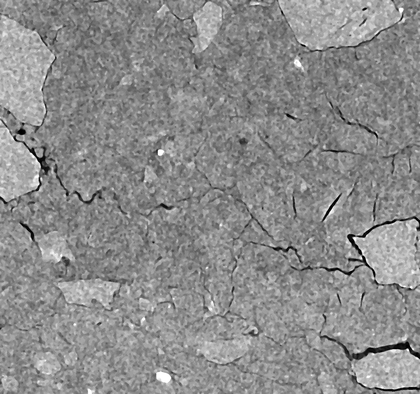
%> input picture INPUT_IMAGE.tif, 420 x 394 px, shrunk from 1206 x 1131 before the run
$ octave Crack_Segmentation_V2.m   (GNU Octave 9; MATLAB toolbox functions it lacks are replaced by stand-ins)
%> lines starting %> are read from the running program, lines starting %| are printed output that depends on the picture
% CRACK SEGMENTATION Version 2.0

% The code is built to automatically extract linear features (i.e., fractures)
% from two-dimensional images.

% New version of Crack Segmentation more specific for large scale images (photos)
% Main differences in this version are:
% 1 - Applies a Gaussian Filter on the Gray-scale image to reduce noise
% 2 - Applies a Frangi vesselness filter during the pre-processing of the
% image to find the lineaments (i.e., fractures) in the analysed image.

% PARAMETERS TO CHANGE:
% Gaussian Filter;
% Median Filter Aperture;
% Frangi Filter size;
% Binarised bw_threshold;
% Morphological Parameter: gap_length1 and conversion

% Author: Roberto Rizzo @ Uni of Edinburgh / Uni of Aberdeen
% Date: March 2021
% Based on Version 1.0 of the code, Luke Griffiths (crack-extract Python Code) and Franz Abes code (FRAg)


clear;
close all;

workspace;
format short g;
format compact;

%% ============= SET PARAMETERS =================
% The choice for the best parameters its a matter of trial and error.

% FILTER and BINARIZATION PARAMETERS

% Gaussian Filter
gaus_filt = 2;

% Median Filter
aperture1 = [64 64];
aperture2 = [3 3];
% Frangi filter
frangi_size1 = 7;
frangi_size2 = 2;

%binarization threshold (1-100)
bw_threshold = 30;

% neighbourhoodsize (x,y) for wiener filter
wiener_area1 = [10 10];
wiener_area2 = [2 2];

% min-max range to rescale grayscale values
rescale_range  = [0 40];

% MORPHOLOGICAL PARAMETERS
% minimum fracture length in pixels (given by the major axes length, regionprops function)
frac_length = 20;    % default 8
% largest object size (nr of pixels) to be removed
object_limit  = round((2/3).*frac_length);  % default 2/3 of fracture length (if known)
% gap length closed by morphological dilation-erosion
gap_length1 = round((1/3).*frac_length);   % default 1/3 of fracture length (if known)
% Strel parameters used to perform the morphological close
str_size = 5;
str_bound = 4;

% TARGETED CLOSING
% eccentricity threshold (0 is circular, 1 is line)
ecc_threshold = 0.95;
% variation in alignment between major axis of component and end-point of a second component (-angle_var to + angle_var, in degrees)
angle_var = 15;
% gap length between line segments closed by targeted connections
gap_length2 = 10; %default 10

% PRUNING
% length of branches to be pruned
pruning_length  = frac_length; %default none
% last size-based filter
frac_length2 = 1.*frac_length;     %default 1


%% ============================ READ DATA - DO NOT MODIFY================================
[FILENAME, PATHNAME] = uigetfile({'*.*'},'Select an image');
%> the answer given: INPUT_IMAGE.tif
im_original = imread([PATHNAME FILENAME]);
%> im_original is the input picture: size 394x420 uint8; min 0, max 255, mean 140.1

figure;
imshow(im_original,[]);
axis on;
axis image;
axis tight;
box on;
set(gca, 'FontSize',14);
caption = sprintf('Input Image');
title(caption, 'Interpreter', 'None');
xlabel('X [px]');
ylabel('Y [px]');
%save input image
print('-djpeg', '-r300', 'Alexis_Input.jpeg');

% Get the dimensions of the image.
% numberOfColorChannels should be = 1 for a gray scale image, and 3 for an RGB color image.
[rows, columns, numberOfColorChannels] = size(im_original);
%> rows = 394; columns = 420; numberOfColorChannels = 1
if numberOfColorChannels > 1
  % It's not really gray scale like we expected - it's color.
  % Use weighted sum of ALL channels to create a gray scale image.
  im_gr = rgb2gray(im_original);
else
   im_gr = im_original;
end


%% ========================== FILTERING ===============================
%FILTER1 - Filter out small components
tic;
% Gaussian Filter
im_gaus = imgaussfilt(im_gr, gaus_filt);
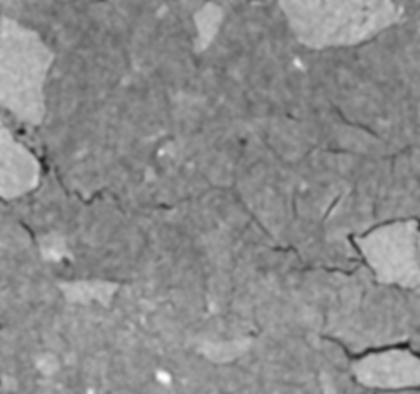
%> im_gaus: size 394x420 uint8; min 25, max 254, mean 140.1
%median filter
im_filt1 = medfilt2(im_gaus, aperture1,'symmetric');
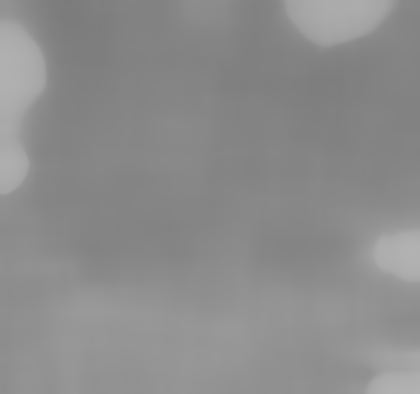
%> im_filt1: size 394x420 uint8; min 123, max 178, mean 139.9
% difference image
im_filt1 = im_filt1 - im_gaus;
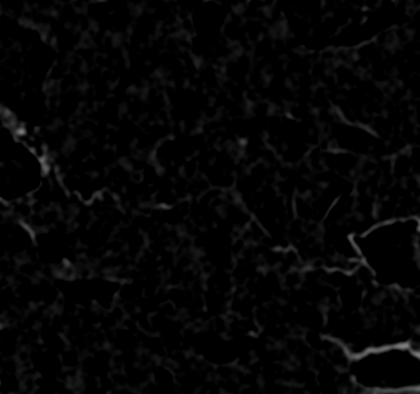
%> im_filt1: size 394x420 uint8; min 0, max 127, mean 4.9
% Frangi filter
%> (the run ends here)
